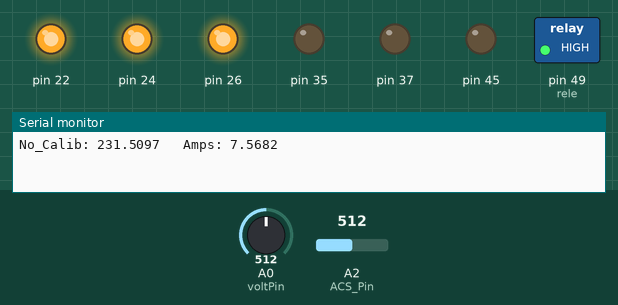
Simulated run of this sketch. Board: Arduino Mega 2560, built with avr-gcc and run on an emulated ATmega2560. Parts: switched loads named in the sketch (green lamp = pin HIGH), output pins drawn as LEDs (lit = HIGH), the last lines printed to the serial monitor. The inputs (shaded band) are chosen by the test bench; at power-on: A0 (voltPin) = 512, A2 (ACS_Pin) = 512.

Above: at 1.2 s.
1.3 s: A0 (voltPin) set to 633
2.8 s: A0 (voltPin) set to 656
At 4.0 s:
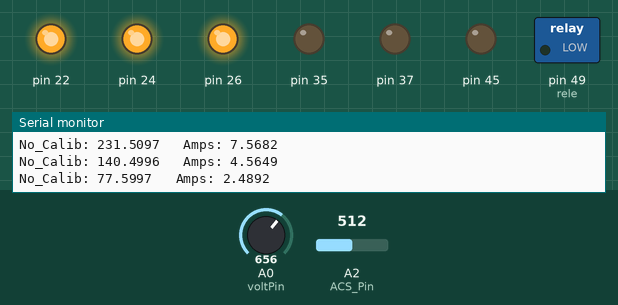
4.3 s: A0 (voltPin) set to 586
5.8 s: A0 (voltPin) set to 564
At 6.4 s:
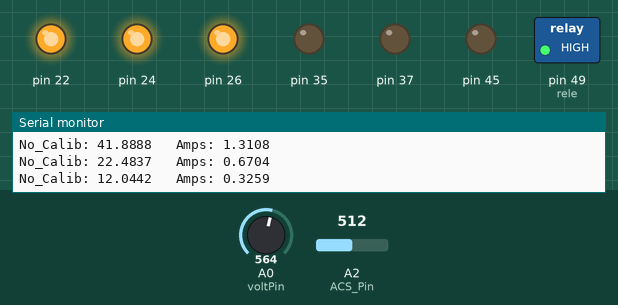
7.3 s: A0 (voltPin) set to 716
At 7.6 s:
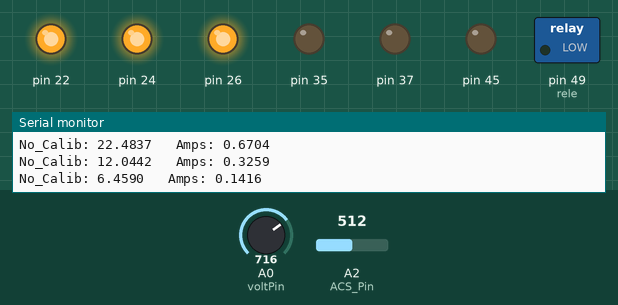
Timing chart, 0 to 9.8 s (numbered marks = the images above; inputs shaded):
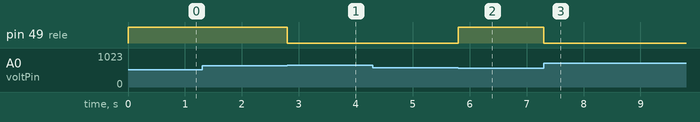

The sketch:

Ampere_Meter_Test_AC.ino
```cpp
/* This code works with ACS712 current sensor, it permits the calculation of the signal TRMS
 * Visit www.surtrtech.com for more details
 */

#include <Filters.h>                      //This library does a massive work check it's .cpp file

#define ACS_Pin A2                        //Sensor data pin on A0 analog input

//Please check the ACS712 Tutorial video by SurtrTech to see how to get them because it depends on your sensor, or look below
float intercept = -0.07157; // to be adjusted based on calibration testing
float slope = 0.033; // to be adjusted based on calibration testing // 0.25A for 60w test load

float ACS_Value;                              //Here we keep the raw data valuess
float testFrequency = 50;                    // test signal frequency (Hz)
float windowLength = 40.0/testFrequency;     // how long to average the signal, for statistist

const int voltPin = A0;   // seleccionar la entrada para el sensor
int volt;         // variable que almacena el valor raw (0 a 1023)
float fvolt;            // variable que almacena el voltaje (0.0 a 25.0)
const int rele = 49;
const bool cargar = 1;

RunningStatistics inputStats;                 // create statistics to look at the raw test signal
float Amps_TRMS; // estimated actual current in amps

unsigned long printPeriod = 1000; // in milliseconds
// Track time in milliseconds since last reading
unsigned long previousMillis = 0;
unsigned long pMillis = 0;

void setup() {
  Serial.begin( 115200 );    // Start the serial port
  pinMode(A0, INPUT);
  pinMode(A1, INPUT);
  pinMode(A2, INPUT);
  pinMode(37,OUTPUT);
  digitalWrite(37,0);
  pinMode(35,OUTPUT);
  digitalWrite(35,0);
  pinMode(45,OUTPUT);
  digitalWrite(45,0);
  pinMode(22,OUTPUT);
  digitalWrite(22,1);
  pinMode(24,OUTPUT);
  digitalWrite(24,1);
  pinMode(26,OUTPUT);
  digitalWrite(26,1);
  pinMode(rele,OUTPUT);
  inputStats.setWindowSecs( windowLength );     //Set the window length
}

void loop() {
    volt = analogRead(voltPin);          // realizar la lectura
    fvolt = floatmap(volt, 0, 1023, 0.0, 25.0);   // cambiar escala a 0.0 - 25.0
    if((unsigned long)(millis() - pMillis) >= printPeriod) { //every second we do the calculation
      pMillis = millis();   // update time
      //Serial.print(fvolt);
    }// mostrar el valor por serial
    if (cargar == 0)
    {
     fvolt = 20;
    }
    if (fvolt <= 14)
    {
     digitalWrite(rele,1); //invertido
    }
    if (fvolt >= 15.75)
    {
     digitalWrite(rele,0);
    }

    ACS_Value = analogRead(ACS_Pin);  // read the analog in value:
    inputStats.input(ACS_Value);  // log to Stats function

    if((unsigned long)(millis() - previousMillis) >= printPeriod) { //every second we do the calculation
      previousMillis = millis();   // update time

      Amps_TRMS = intercept + slope * inputStats.sigma();

      Serial.print( "No_Calib: " );
      Serial.print( inputStats.sigma() , 4);
      Serial.print( "\t Amps: " );
      Serial.println( Amps_TRMS , 4);

    }
}

// cambio de escala entre floats
float floatmap(float x, float in_min, float in_max, float out_min, float out_max)
{
   return (x - in_min) * (out_max - out_min) / (in_max - in_min) + out_min;
}

/* About the slope and intercept
 * First you need to know that all the TRMS calucations are done by functions from the library, it's the "inputStats.sigma()" value
 * At first you can display that "inputStats.sigma()" as your TRMS value, then try to measure using it when the input is 0.00A
 * If the measured value is 0 like I got you can keep the intercept as 0, otherwise you'll need to add or substract to make that value equal to 0
 * In other words " remove the offset"
 * Then turn on the power to a known value, for example use a bulb or a led that ou know its power and you already know your voltage, so a little math you'll get the theoritical amps
 * you divide that theory value by the measured value and here you got the slope, now place them or modify them
 */
```

Measured:
- the behaviour switches between 644 and 645 on A0 (voltPin) (found by bisection; images 0 and 1)
- the behaviour switches between 573 and 572 on A0 (voltPin) (found by bisection; images 1 and 2)
- after the input at 2.8 s, pin 49 (rele): HIGH → LOW at once
- after the input at 5.8 s, pin 49 (rele): LOW → HIGH at once
- after the input at 7.3 s, pin 49 (rele): HIGH → LOW at once
